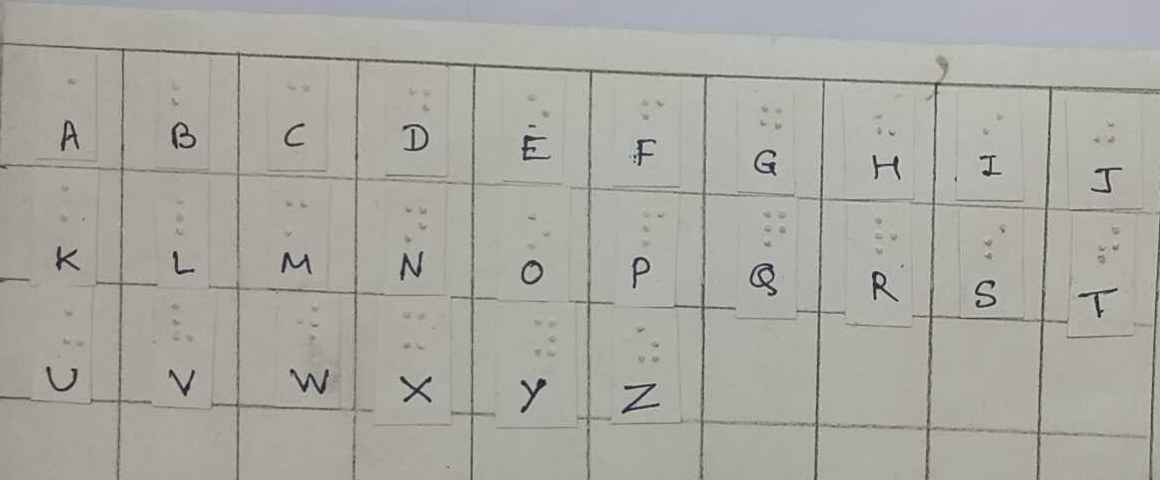
#> input picture 3 Page segmentaion/cropped_image.jpg, 1160 x 480 px
$ jupyter execute image_segmentation.ipynb
#> lines starting #> are read from the running program, lines starting #| are printed output that depends on the picture; after the words box and inside, x2 and y2 are one past the last pixel; in counts of white or black regions, pixels touching at a corner belong together
[cell 1]
import cv2
import numpy as np
import matplotlib.pyplot as plt

# Load the image
image = cv2.imread('cropped_image.jpg')  # Replace 'your_image.jpg' with the path to your image
#> image is the input picture: shape (480, 1160, 3); mean B, G, R 162.7, 168.9, 169.6

# Define the number of rows and columns
num_rows = 3  # Adjust as needed
num_cols = 10  # Adjust as needed

# Calculate the height and width of each row and column
height, width, _ = image.shape
#> height = 480; width = 1160

# Define custom row heights (adjust as needed)
row_heights = [height // 3, height // 4, height // 4, height // 4]
#> row_heights = [160, 120, 120, 120]

# Create a list to store individual boxes
boxes = []

# Draw horizontal lines and extract boxes
for i in range(1, num_rows):
    y = sum(row_heights[:i])  # Calculate the cumulative height
    cv2.line(image, (0, y), (width, y), (0, 255, 0), 2)  # (0, 255, 0) is the color in BGR format
    if i < num_rows - 1:
        box = image[y:y+row_heights[i], 0:width]
        boxes.append(box)
#> this loop made 2 passes
#> pass 1, `box = image[y:y+row_heights[i], 0:width]`:
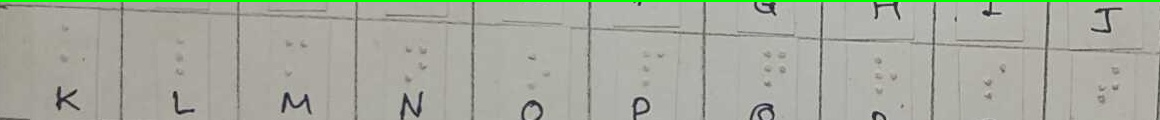
#> box: shape (120, 1160, 3); mean B, G, R 158.9, 169.9, 166.5
#> after the loop:
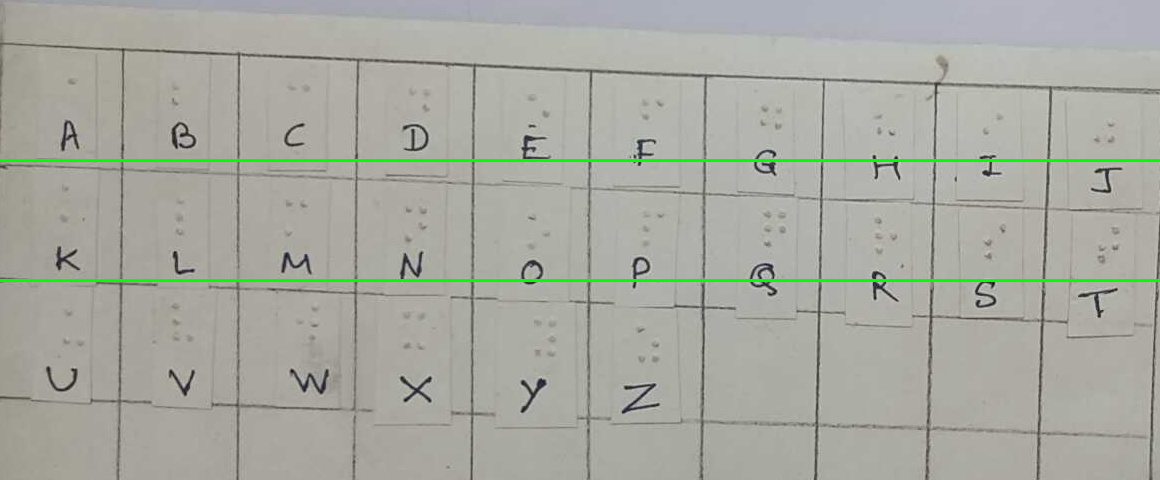
#> image: shape (480, 1160, 3); 1.25% of pixels changed, all inside (x1, y1, x2, y2) = (0, 159, 1160, 282)
#> after the loop, boxes = 1 item

# Extract the first row which is not a box
first_row = image[0:row_heights[0], 0:width]
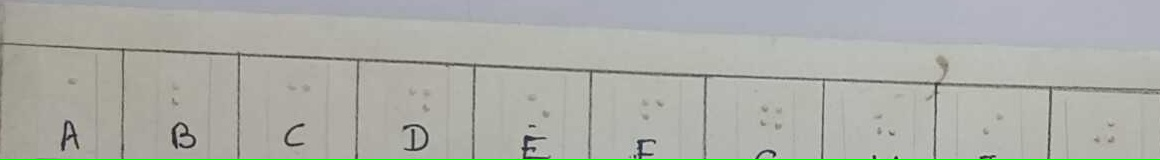
#> first_row: shape (160, 1160, 3); mean B, G, R 168.3, 174.2, 172.6

# Draw vertical lines and extract boxes
for j in range(1, num_cols):
    x = j * (width // num_cols)
    cv2.line(image, (x, 0), (x, height), (0, 0, 255), 2)  # (0, 0, 255) is the color in BGR format
    for i in range(num_rows - 1):
        box = image[sum(row_heights[:i]):sum(row_heights[:i+2]), x - (width // num_cols):(x + (width // num_cols))]
        boxes.append(box)
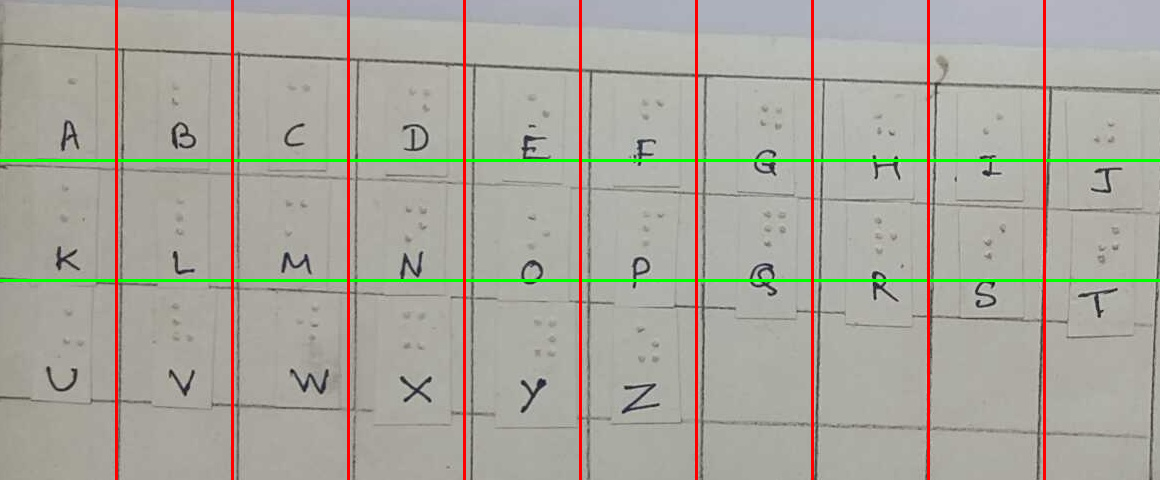
#> image: shape (480, 1160, 3); 2.33% of pixels changed, all inside (x1, y1, x2, y2) = (115, 0, 1046, 480)
#> after the loop, boxes = 19 items

# Save the image with lines drawn
cv2.imwrite('output_image.jpg', image)  # Replace 'output_image.jpg' with the desired output file path

# Display the image in the same terminal
plt.imshow(cv2.cvtColor(image, cv2.COLOR_BGR2RGB))
plt.axis('off')
plt.show()

[cell 2]
# Now, you have a list of individual boxes in the 'boxes' variable, and the first row is in the 'first_row' variable.

import cv2
import numpy as np
import matplotlib.pyplot as plt
import os

# Load the image
image = cv2.imread('cropped_image.jpg')  # Replace 'your_image.jpg' with the path to your image

# Define the number of rows and columns
num_rows = 3  # Adjust as needed
num_cols = 10  # Adjust as needed

# Calculate the height and width of the image
height, width, _ = image.shape

# Define custom row heights (adjust as needed)
row_heights = [height // 3, height // 4, height // 4, height // 4]

# Create a list to store individual boxes
boxes = []

# Create a directory to store individual box images
output_directory = 'box_images'
os.makedirs(output_directory, exist_ok=True)

# Draw horizontal lines and extract boxes
box_counter = 1
for i in range(num_rows):
    y1 = sum(row_heights[:i])
    y2 = sum(row_heights[:i+1])

    for j in range(num_cols):
        x1 = j * (width // num_cols)
        x2 = (j + 1) * (width // num_cols)

        cv2.line(image, (x1, 0), (x1, height), (0, 0, 255), 2)  # Vertical lines
        cv2.line(image, (0, y1), (width, y1), (0, 255, 0), 2)  # Horizontal lines

        box = image[y1:y2, x1:x2]

        # Save each box as an individual image
        output_filename = os.path.join(output_directory, f'{box_counter}.jpg')
        cv2.imwrite(output_filename, box)

        box_counter += 1
#> this loop made 3 passes
#> pass 1, `cv2.imwrite(output_filename, box)`:
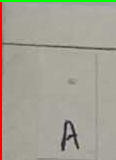
#> saved as 1.jpg: shape (160, 116, 3); mean B, G, R 148.2, 161.1, 164.5
#> pass 1, `cv2.imwrite(output_filename, box)`:
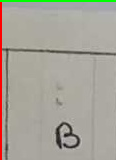
#> saved as 2.jpg: shape (160, 116, 3); mean B, G, R 152.7, 163.3, 166.8
#> pass 1, `cv2.imwrite(output_filename, box)`:
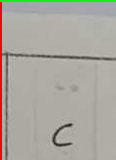
#> saved as 3.jpg: shape (160, 116, 3); mean B, G, R 158.4, 167.1, 170.6
#> pass 1, `cv2.imwrite(output_filename, box)`:
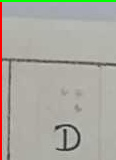
#> saved as 4.jpg: shape (160, 116, 3); mean B, G, R 160.7, 169, 170.9
#> after the loop:
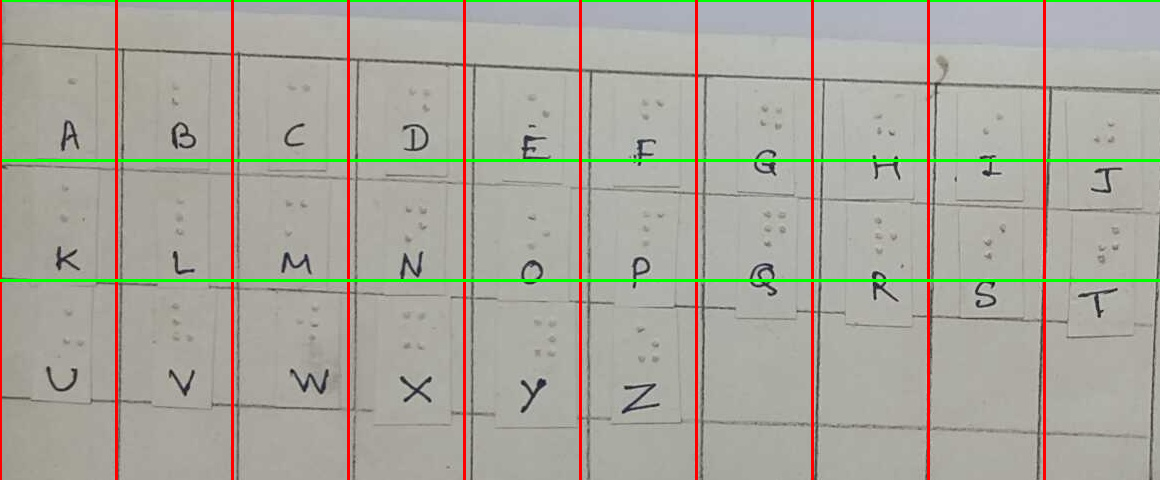
#> image: shape (480, 1160, 3); 4.12% of pixels changed, all inside (x1, y1, x2, y2) = (0, 0, 1160, 480)
#> after the loop, box_counter = 31

# Save the image with lines drawn
cv2.imwrite('output_image.jpg', image)  # Replace 'output_image.jpg' with the desired output file path

# Display the image in the same terminal
plt.imshow(cv2.cvtColor(image, cv2.COLOR_BGR2RGB))
plt.axis('off')
plt.show()

[cell 3]
# Now, you have each element stored as an individual image in the 'box_images' directory, named from 1 to 30.

import cv2
import os

def extract_sub_images(input_image_path, num_rows, num_cols):
    # Load the image
#> called with input_image_path = 'cropped_image.jpg', num_rows = 3, num_cols = 10
    image = cv2.imread(input_image_path)

    # Calculate the height and width of the image
    height, width, _ = image.shape
#> height = 480; width = 1160

    # Define custom row heights (adjust as needed)
    row_heights = [height // num_rows] * num_rows
#> row_heights = [160, 160, 160]

    # Create a list to store individual boxes
    boxes = []

    for i in range(num_rows):
        y1 = sum(row_heights[:i])
        y2 = sum(row_heights[:i + 1])

        for j in range(num_cols):
            x1 = j * (width // num_cols)
            x2 = (j + 1) * (width // num_cols)

            box = image[y1:y2, x1:x2]
            boxes.append(box)
#> after the loop, boxes = 30 items

    return boxes

# Example usage of the function
input_image_path = 'cropped_image.jpg'
num_rows = 3
num_cols = 10

sub_images = extract_sub_images(input_image_path, num_rows, num_cols)
#> sub_images = 30 items
